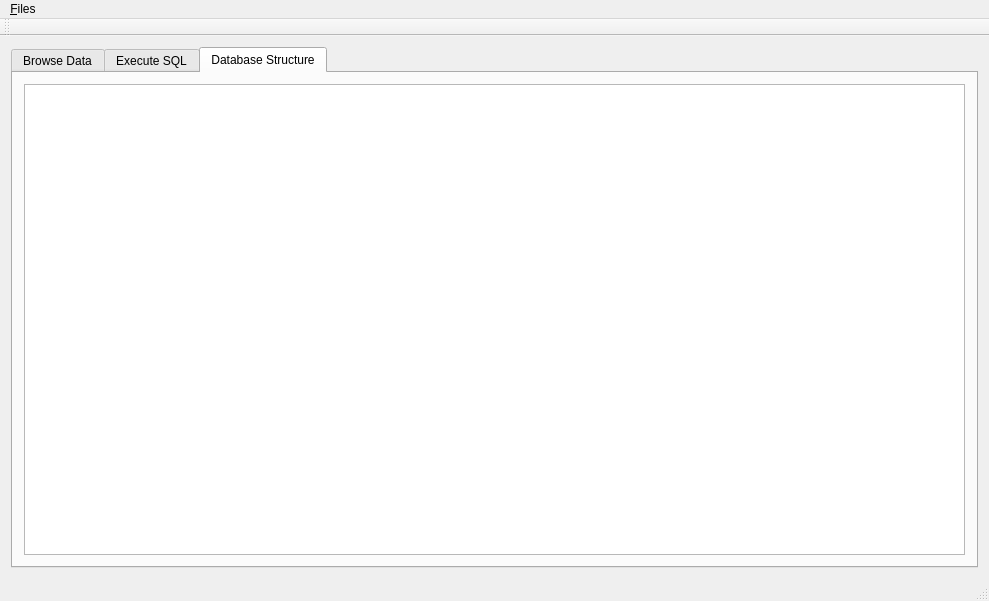
<?xml version="1.0" encoding="UTF-8"?>
<ui version="4.0">
 <class>MainWindow</class>
 <widget class="QMainWindow" name="MainWindow">
  <property name="geometry">
   <rect>
    <x>0</x>
    <y>0</y>
    <width>989</width>
    <height>601</height>
   </rect>
  </property>
  <property name="windowTitle">
   <string>MainWindow</string>
  </property>
  <widget class="QWidget" name="centralWidget">
   <layout class="QVBoxLayout" name="verticalLayout_2">
    <item>
     <widget class="QTabWidget" name="tabpane">
      <property name="currentIndex">
       <number>2</number>
      </property>
      <widget class="QWidget" name="tab">
       <attribute name="title">
        <string>Browse Data</string>
       </attribute>
      </widget>
      <widget class="QWidget" name="tab_3">
       <attribute name="title">
        <string>Execute SQL</string>
       </attribute>
      </widget>
      <widget class="QWidget" name="tab_2">
       <attribute name="title">
        <string>Database Structure</string>
       </attribute>
       <layout class="QVBoxLayout" name="verticalLayout">
        <item>
         <widget class="QTreeView" name="databaseview"/>
        </item>
       </layout>
      </widget>
     </widget>
    </item>
   </layout>
  </widget>
  <widget class="QMenuBar" name="menuBar">
   <property name="geometry">
    <rect>
     <x>0</x>
     <y>0</y>
     <width>989</width>
     <height>18</height>
    </rect>
   </property>
   <widget class="QMenu" name="menu_Files">
    <property name="title">
     <string>&amp;Files</string>
    </property>
    <widget class="QMenu" name="menu_Recent_files">
     <property name="title">
      <string>&amp;Recent files</string>
     </property>
    </widget>
    <addaction name="menu_Recent_files"/>
    <addaction name="action_Open_database"/>
    <addaction name="action_Save"/>
    <addaction name="actionSave_all"/>
    <addaction name="separator"/>
    <addaction name="action_Exit"/>
   </widget>
   <addaction name="menu_Files"/>
  </widget>
  <widget class="QToolBar" name="mainToolBar">
   <attribute name="toolBarArea">
    <enum>TopToolBarArea</enum>
   </attribute>
   <attribute name="toolBarBreak">
    <bool>false</bool>
   </attribute>
  </widget>
  <widget class="QStatusBar" name="statusBar"/>
  <action name="action_Open_database">
   <property name="text">
    <string>&amp;Open database...</string>
   </property>
   <property name="shortcut">
    <string>Ctrl+O</string>
   </property>
  </action>
  <action name="action_Exit">
   <property name="text">
    <string>&amp;Exit</string>
   </property>
   <property name="shortcut">
    <string>Ctrl+Q</string>
   </property>
  </action>
  <action name="action_Save">
   <property name="text">
    <string>&amp;Save...</string>
   </property>
   <property name="shortcut">
    <string>Ctrl+S</string>
   </property>
  </action>
  <action name="actionSave_all">
   <property name="text">
    <string>Save &amp;all...</string>
   </property>
   <property name="shortcut">
    <string>Ctrl+Shift+S</string>
   </property>
  </action>
 </widget>
 <layoutdefault spacing="6" margin="11"/>
 <resources/>
 <connections/>
</ui>
